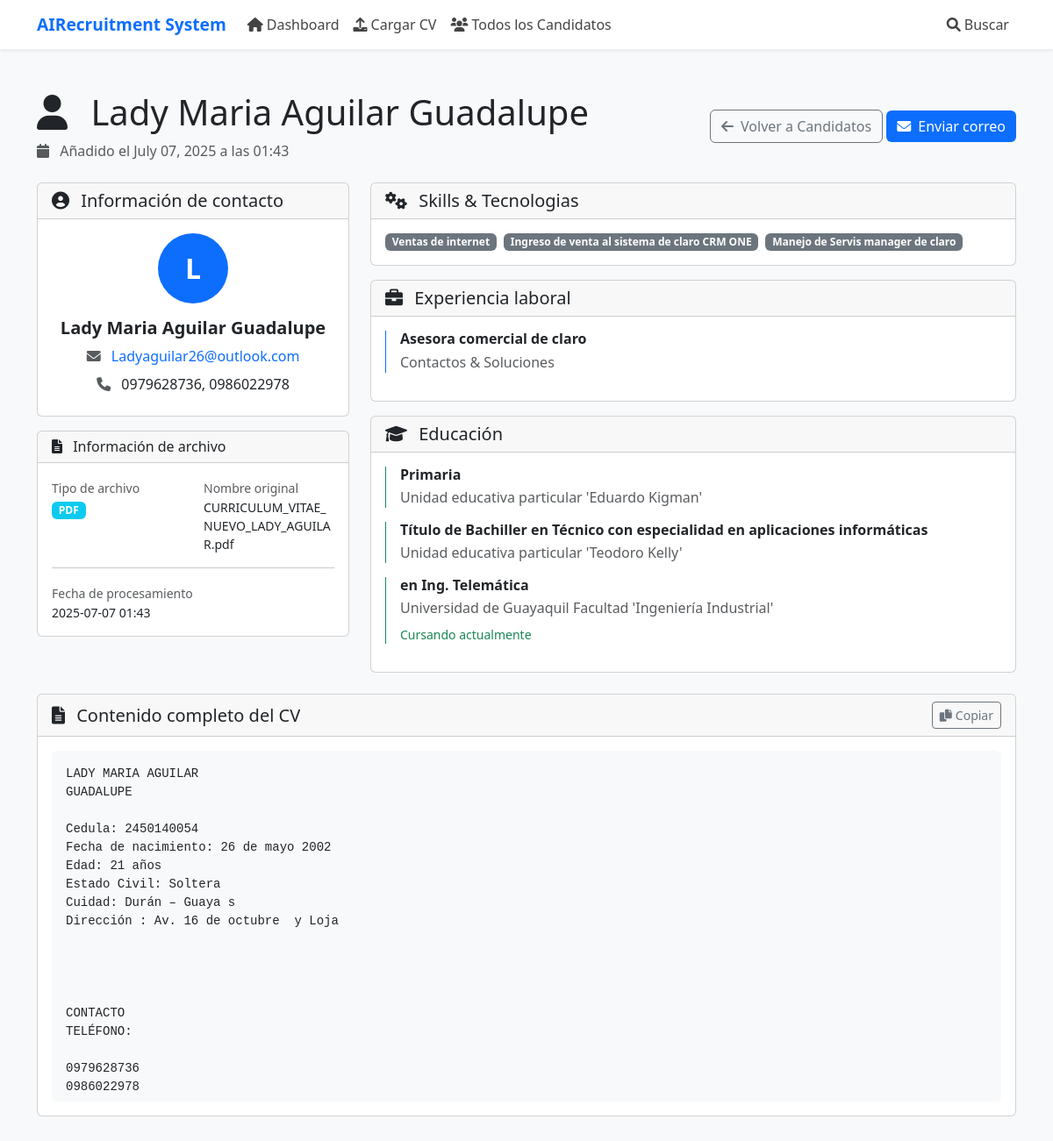
The app's page /candidate/12 with its own data.
### models.py (models this page shows, shortened)
class Candidate(db.Model):
    id = db.Column(db.Integer, primary_key=True)
    name = db.Column(db.String(200), nullable=False)
    email = db.Column(db.String(200))
    phone = db.Column(db.String(50))
    education = db.Column(db.Text)  # JSON string of education details
    experience = db.Column(db.Text)  # JSON string of experience details
    skills = db.Column(db.Text)  # JSON string of skills
    full_text = db.Column(db.Text, nullable=False)  # Complete CV text
    original_filename = db.Column(db.String(255), nullable=False)
    file_type = db.Column(db.String(10), nullable=False)  # pdf, docx, txt
    vision_analysis = db.Column(db.Text)  # JSON string from OpenAI Vision analysis
    text_embedding = db.Column(db.Text)  # JSON array of embedding vector
    languages = db.Column(db.Text)  # JSON string of languages
    certifications = db.Column(db.Text)  # JSON string of certifications
    summary = db.Column(db.Text)  # Professional summary
    created_at = db.Column(db.DateTime, default=datetime.utcnow)
    updated_at = db.Column(db.DateTime, default=datetime.utcnow, onupdate=datetime.utcnow)

### routes.py (the view)
@routes_bp.route('/candidate/<int:candidate_id>')
def view_candidate(candidate_id):
    try:
        candidate = db.session.get(Candidate, candidate_id)
        if not candidate:
            flash('Candidate not found', 'error')
            return redirect(url_for('routes.candidates'))
        return render_template('candidate_detail.html', candidate=candidate)
    except Exception as e:
        logger.error(f"Error fetching candidate {candidate_id}: {str(e)}")
        flash(f'Error fetching candidate: {str(e)}', 'error')
        return redirect(url_for('routes.candidates'))

### app.py (called while the page is built)
@app.template_filter('from_json')
def from_json_filter(value):
    try:
        if isinstance(value, str) and value.strip().startswith('['):
            return json.loads(value)
        return []
    except (json.JSONDecodeError, TypeError, ValueError):
        return []

### templates/candidate_detail.html (shortened to what this page needs)
{% extends "base.html" %}
{% block content %}
{% block extra_css %}
<link rel="stylesheet" href="{{ url_for('static', filename='css/candidates.css') }}">
{% endblock %}
<div class="row">
    <div class="col-12">
       <div class="d-flex flex-column flex-md-row justify-content-between align-items-start align-items-md-center gap-3 mb-4">
            <div>
                <h1 class="display-6">
                    <i class="fas fa-user me-3"></i>
                    {{ candidate.name }}
                </h1>
                <p class="text-muted mb-0">
                    <i class="fas fa-calendar me-2"></i>
                      Añadido el {{ candidate.created_at.strftime('%B %d, %Y a las %H:%M') if candidate.created_at else 'Unknown date' }}
                </p>
            </div>
            <div class="profile-action-buttons">
                <a href="{{ url_for('routes.candidates') }}" class="btn btn-outline-secondary">
                    <i class="fas fa-arrow-left me-2"></i>Volver a Candidatos
                </a>
                {% if candidate.email %}
                    <a href="mailto:{{ candidate.email }}" class="btn btn-primary">
                        <i class="fas fa-envelope me-2"></i>Enviar correo
                    </a>
                {% endif %}
            </div>
        </div>
    </div>
</div>
<div class="row mb-4">
    <div class="col-md-4">
        <div class="card">
            <div class="card-header">
                <h5 class="card-title mb-0">
                    <i class="fas fa-user-circle me-2"></i>
                    Información de contacto
                </h5>
            </div>
            <div class="card-body">
                <div class="text-center mb-3">
                    <div class="bg-primary rounded-circle d-inline-flex align-items-center justify-content-center"
                         style="width: 80px; height: 80px;">
                        <span class="text-white fw-bold fs-2">
                            {{ candidate.name[0] if candidate.name else 'U' }}
                        </span>
                    </div>
                </div>
                <div class="text-center">
                    <h5 class="fw-bold">{{ candidate.name }}</h5>
                    {% if candidate.email %}
                        <div class="mb-2">
                            <i class="fas fa-envelope text-muted me-2"></i>
                            <a href="mailto:{{ candidate.email }}" class="text-decoration-none">
                                {{ candidate.email }}
                            </a>
                        </div>
                    {% endif %}
                    {% if candidate.phone %}
                        <div class="mb-2">
                            <i class="fas fa-phone text-muted me-2"></i>
                            <span>{{ candidate.phone }}</span>
                        </div>
                    {% endif %}
                </div>
            </div>
        </div>
        <div class="card mt-3">
            <div class="card-header">
                <h6 class="card-title mb-0">
                    <i class="fas fa-file-alt me-2"></i>
                    Información de archivo
                </h6>
            </div>
            <div class="card-body">
                <div class="row">
                    <div class="col-6">
                        <small class="text-muted">Tipo de archivo</small>
                        <div>
                            <span class="badge bg-info text-uppercase">
                                {{ candidate.file_type }}
                            </span>
                        </div>
                    </div>
                    <div class="col-6">
                        <small class="text-muted">Nombre original</small>
                        <div class="small">
                            {{ candidate.original_filename if candidate.original_filename else 'Unknown' }}
                        </div>
                    </div>
                </div>
                <hr>
                <div>
                    <small class="text-muted">Fecha de procesamiento</small>
                    <div class="small">
                        {{ candidate.created_at.strftime('%Y-%m-%d %H:%M') if candidate.created_at else 'Unknown' }}
                    </div>
                </div>
            </div>
        </div>
    </div>
    <div class="col-md-8">
        <div class="card mb-3">
            <div class="card-header">
                <h5 class="card-title mb-0">
                    <i class="fas fa-cogs me-2"></i>
                    Skills & Tecnologias
                </h5>
            </div>
            <div class="card-body">
                {% if candidate.skills %}
                    {% set skills_list = candidate.skills|from_json if candidate.skills.startswith('[') else candidate.skills.split(',') %}
                    {% if skills_list %}
                        <div class="d-flex flex-wrap gap-2">
                            {% for skill in skills_list %}
                                <span class="badge bg-secondary">{{ skill|trim }}</span>
                            {% endfor %}
                        </div>
                    {% else %}
                        <p class="text-muted mb-0">No se dispone de información sobre Skill</p>
                    {% endif %}
                {% else %}
                    <p class="text-muted mb-0">No se dispone de información sobre Skill</p>
                {% endif %}
            </div>
        </div>
        <div class="card mb-3">
            <div class="card-header">
                <h5 class="card-title mb-0">
                    <i class="fas fa-briefcase me-2"></i>
                    Experiencia laboral
                </h5>
            </div>
            <div class="card-body">
                {% if candidate.experience %}
                    {% set exp_data = candidate.experience %}
                    {% if exp_data.startswith('[') %}
                        {% set exp_list = exp_data|from_json %}
                        {% if exp_list %}
                            {% for exp in exp_list %}
                                <div class="border-start border-primary ps-3 mb-3">
                                    <h6 class="fw-bold mb-1">{{ exp.title if exp.title else 'Position' }}</h6>
                                    {% if exp.company %}
                                        <p class="text-muted mb-2">{{ exp.company }}</p>
                                    {% endif %}
                                </div>
                            {% endfor %}
                        {% else %}
                            <p class="text-muted mb-0">No se dispone de información sobre la experiencia laboral</p>
                        {% endif %}
                    {% else %}
                        <div class="border-start border-primary ps-3">
                            <p class="mb-0">{{ exp_data }}</p>
                        </div>
                    {% endif %}
                {% else %}
                    <p class="text-muted mb-0">No se dispone de información sobre la experiencia laboral</p>
                {% endif %}
            </div>
        </div>
        <div class="card">
            <div class="card-header">
                <h5 class="card-title mb-0">
                    <i class="fas fa-graduation-cap me-2"></i>
                    Educación
                </h5>
            </div>
            <div class="card-body">
                {% if candidate.education %}
                    {% set edu_data = candidate.education %}
                    {% if edu_data.startswith('[') %}
                        {% set edu_list = edu_data|from_json %}
                        {% if edu_list %}
                            {% for edu in edu_list %}
                                <div class="border-start border-success ps-3 mb-3">
                                   <h6 class="fw-bold mb-1">
                                        {{ edu.degree }}
                                        {% if edu.field and edu.field.lower() not in edu.degree.lower() %}
                                            en {{ edu.field }}
                                        {% endif %}
                                    </h6>
                                    <p class="text-muted mb-2">{{ edu.institution }}</p>
                                    {% if edu.status %}
                                        <p class="text-success small mb-0">{{ edu.status }}</p>
                                    {% endif %}
                                </div>
                            {% endfor %}
                        {% else %}
                            <p class="text-muted mb-0">No se dispone de información sobre educación</p>
                        {% endif %}
                    {% else %}
                        <div class="border-start border-success ps-3">
                            <p class="mb-0">{{ edu_data }}</p>
                        </div>
                    {% endif %}
                {% else %}
                    <p class="text-muted mb-0">No se dispone de información sobre educación</p>
                {% endif %}
            </div>
        </div>
    </div>
</div>
<div class="row mt-4">
    <div class="col-12">
        <div class="card">
            <div class="card-header d-flex justify-content-between align-items-center">
                <h5 class="card-title mb-0">
                    <i class="fas fa-file-text me-2"></i>
                    Contenido completo del CV
                </h5>
                <button type="button" class="btn btn-sm btn-outline-secondary" onclick="copyToClipboard(document.getElementById('fullText').textContent)">
                    <i class="fas fa-copy me-1"></i>Copiar
                </button>
            </div>
            <div class="card-body">
                <div class="bg-light p-3 rounded" style="max-height: 400px; overflow-y: auto;">
                    <pre id="fullText" class="mb-0" style="white-space: pre-wrap; word-wrap: break-word;">{{ candidate.full_text }}</pre>
                </div>
            </div>
        </div>
    </div>
</div>
{% endblock %}

### static/css/style.css (style rules this page uses)
body { font-family: "Segoe UI", sans-serif; background-color: #f8f9fa; }
.btn-primary { background-color: #0d6efd; border: none; }

### records on screen
Candidate: name "Lady Maria Aguilar Guadalupe", created_at "July 07, 2025 a las 01:43", name "L", email "Ladyaguilar26@outlook.com", phone "0979628736, 0986022978", file_type "PDF", original_filename "CURRICULUM_VITAE_NUEVO_LADY_AGUILAR.pdf", created_at "2025-07-07 01:43", full_text "LADY MARIA AGUILAR GUADALUPE Cedula: 2450140054 Fecha de nacimiento: 26 de mayo 2002 Edad: 21 años Estado Civil: Soltera Cuidad: Durán – Guaya s Dirección : Av. 16 de octubre y Loja CONTACTO TELÉFONO: 0979628736 0986022978…"

### other values on screen
{{ skill|trim }} "Ventas de internet" "Ingreso de venta al sistema de claro CRM ONE" "Manejo de Servis manager de claro"
{{ exp.title if exp.title else 'Position' }} "Asesora comercial de claro"
{{ exp.company }} "Contactos & Soluciones"
{{ edu.degree }} "Primaria" "Título de Bachiller"
{{ edu.institution }} "Unidad educativa particular 'Eduardo Kigman'" "Unidad educativa particular 'Teodoro Kelly'" "Universidad de Guayaquil Facultad 'Ingeniería Industrial'"
{{ edu.field }} "Técnico con especialidad en aplicaciones informáticas" "Ing. Telemática"
{{ edu.status }} "Cursando actualmente"
